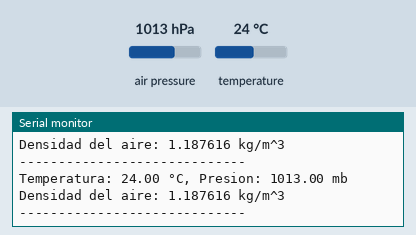
This sketch was run on a simulated Arduino Uno, built with avr-gcc and run on an emulated ATmega328P. Shown: the last lines printed to the serial monitor. The test bench sets the inputs (shaded band); at power-on: air pressure 1013 hPa, temperature 24 °C.

Above: at 2.8 s.
2.9 s: air pressure set to 952 hPa
At 5.0 s:
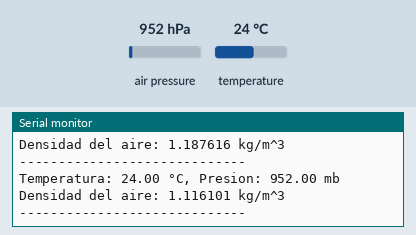
5.7 s: temperature set to 12 °C
At 7.0 s:
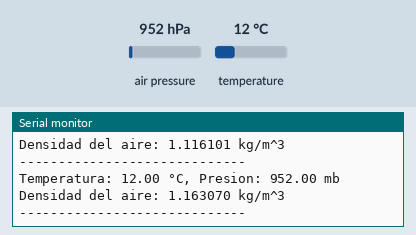
8.5 s: air pressure set to 1000 hPa
At 11.1 s:
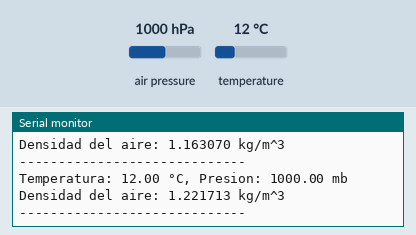
Timing chart, 0 to 12.6 s (numbered marks = the images above; inputs shaded):
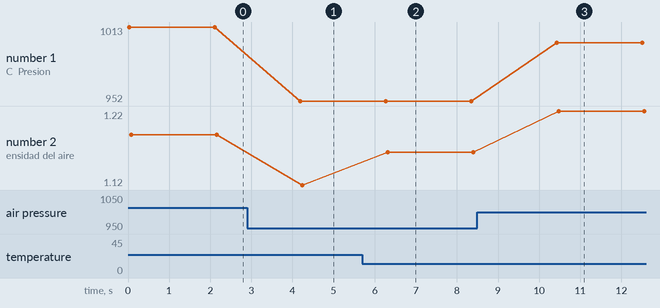

Measured:
- after the input at 2.9 s, the serial monitor: prints a new line after 1.3 s (image 1)
- after the input at 5.7 s, the serial monitor: prints a new line after 0.57 s (image 2)
- after the input at 8.5 s, the serial monitor: prints a new line after 1.9 s (image 3)
- plotted number 1: 1013 → 952 after the input at 2.9 s, 952 → 1000 after the input at 8.5 s
- plotted number 2: 1.19 → 1.12 after the input at 2.9 s, 1.12 → 1.16 after the input at 5.7 s, 1.16 → 1.22 after the input at 8.5 s

The sketch:

Bmp180.ino
```cpp
#include <SFE_BMP180.h>
#include <Wire.h>

SFE_BMP180 bmp180;

void setup() {
  Serial.begin(9600);

  if (bmp180.begin())
    Serial.println("BMP180 iniciado correctamente");
  else {
    Serial.println("Error al iniciar el BMP180");
    while(1); // bucle infinito
  }
}

void loop() {
  char status;
  double T, P;

  status = bmp180.startTemperature(); // Inicio de lectura de temperatura
  if (status != 0) {
    delay(status); // Pausa para que finalice la lectura
    status = bmp180.getTemperature(T); // Obtener temperatura en °C
    if (status != 0) {
      status = bmp180.startPressure(3); // Inicio lectura de presión
      if (status != 0) {
        delay(status); // Pausa para que finalice la lectura
        status = bmp180.getPressure(P, T); // Obtener presión en mb
        if (status != 0) {

          // Convertir presión a Pa y temperatura a K
          double pressure_Pa = P * 100.0;
          double temp_K = T + 273.15;
          const double R = 287.05;

          // Calcular densidad del aire
          double density = pressure_Pa / (R * temp_K);

          // Mostrar resultados
          Serial.print("Temperatura: ");
          Serial.print(T, 2);
          Serial.print(" °C, ");

          Serial.print("Presion: ");
          Serial.print(P, 2);
          Serial.println(" mb");

          Serial.print("Densidad del aire: ");
          Serial.print(density, 6);
          Serial.println(" kg/m^3");

          Serial.println("-----------------------------");
        }
      }
    }
  }
  delay(2000); // Espera 2 segundos entre lecturas
}
```
